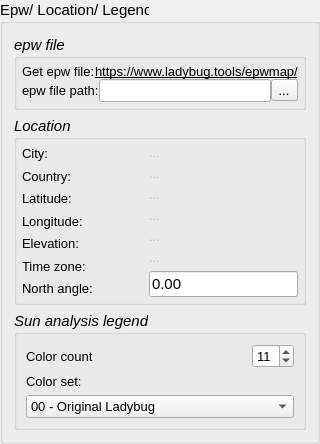
            <widget class="QGroupBox" name="groupBox_epw_location">
             <property name="sizePolicy">
              <sizepolicy hsizetype="Expanding" vsizetype="Minimum">
               <horstretch>0</horstretch>
               <verstretch>0</verstretch>
              </sizepolicy>
             </property>
             <property name="font">
              <font>
               <pointsize>11</pointsize>
               <italic>false</italic>
              </font>
             </property>
             <property name="toolTip">
              <string>Location data get from epw file.</string>
             </property>
             <property name="styleSheet">
              <string notr="true"/>
             </property>
             <property name="title">
              <string>Epw/ Location/ Legend</string>
             </property>
             <layout class="QGridLayout" name="gridLayout_4">
              <item row="0" column="0">
               <widget class="QGroupBox" name="groupBox_epw_file">
                <property name="sizePolicy">
                 <sizepolicy hsizetype="Expanding" vsizetype="Maximum">
                  <horstretch>0</horstretch>
                  <verstretch>0</verstretch>
                 </sizepolicy>
                </property>
                <property name="font">
                 <font>
                  <pointsize>11</pointsize>
                  <italic>true</italic>
                 </font>
                </property>
                <property name="title">
                 <string>epw file</string>
                </property>
                <layout class="QGridLayout" name="gridLayout_6">
                 <property name="leftMargin">
                  <number>5</number>
                 </property>
                 <property name="topMargin">
                  <number>5</number>
                 </property>
                 <property name="rightMargin">
                  <number>5</number>
                 </property>
                 <property name="bottomMargin">
                  <number>5</number>
                 </property>
                 <property name="verticalSpacing">
                  <number>7</number>
                 </property>
                 <item row="1" column="0">
                  <layout class="QVBoxLayout" name="verticalLayout_12">
                   <item>
                    <layout class="QHBoxLayout" name="horizontalLayout_15">
                     <item>
                      <widget class="QLabel" name="label_Get_epw_file">
                       <property name="enabled">
                        <bool>true</bool>
                       </property>
                       <property name="font">
                        <font>
                         <pointsize>10</pointsize>
                         <italic>false</italic>
                        </font>
                       </property>
                       <property name="toolTip">
                        <string>Click the link to get the epw file</string>
                       </property>
                       <property name="text">
                        <string>Get epw file:</string>
                       </property>
                      </widget>
                     </item>
                     <item>
                      <widget class="QLabel" name="label_epw_map_link">
                       <property name="enabled">
                        <bool>true</bool>
                       </property>
                       <property name="sizePolicy">
                        <sizepolicy hsizetype="Maximum" vsizetype="Preferred">
                         <horstretch>0</horstretch>
                         <verstretch>0</verstretch>
                        </sizepolicy>
                       </property>
                       <property name="font">
                        <font>
                         <pointsize>10</pointsize>
                         <italic>false</italic>
                         <underline>true</underline>
                        </font>
                       </property>
                       <property name="toolTip">
                        <string>Click to download the epw file</string>
                       </property>
                       <property name="toolTipDuration">
                        <number>50</number>
                       </property>
                       <property name="frameShape">
                        <enum>QFrame::NoFrame</enum>
                       </property>
                       <property name="frameShadow">
                        <enum>QFrame::Plain</enum>
                       </property>
                       <property name="text">
                        <string>https://www.ladybug.tools/epwmap/</string>
                       </property>
                      </widget>
                     </item>
                    </layout>
                   </item>
                   <item>
                    <layout class="QHBoxLayout" name="horizontalLayout_14">
                     <item>
                      <widget class="QLabel" name="label_epw_path">
                       <property name="enabled">
                        <bool>true</bool>
                       </property>
                       <property name="font">
                        <font>
                         <pointsize>10</pointsize>
                         <italic>false</italic>
                        </font>
                       </property>
                       <property name="toolTip">
                        <string>After downloading the epw file, 
indicate its path on your machine</string>
                       </property>
                       <property name="text">
                        <string>epw file path:</string>
                       </property>
                      </widget>
                     </item>
                     <item>
                      <widget class="QLineEdit" name="lineEdit_epw_path">
                       <property name="enabled">
                        <bool>true</bool>
                       </property>
                       <property name="sizePolicy">
                        <sizepolicy hsizetype="Expanding" vsizetype="Fixed">
                         <horstretch>0</horstretch>
                         <verstretch>0</verstretch>
                        </sizepolicy>
                       </property>
                       <property name="font">
                        <font>
                         <pointsize>10</pointsize>
                         <italic>true</italic>
                        </font>
                       </property>
                       <property name="toolTip">
                        <string>The epw file path on your machine</string>
                       </property>
                      </widget>
                     </item>
                     <item>
                      <widget class="QToolButton" name="toolButton_epw_path">
                       <property name="enabled">
                        <bool>true</bool>
                       </property>
                       <property name="font">
                        <font>
                         <pointsize>10</pointsize>
                         <italic>true</italic>
                        </font>
                       </property>
                       <property name="toolTip">
                        <string>Indicate the path of the epw file</string>
                       </property>
                       <property name="text">
                        <string>...</string>
                       </property>
                      </widget>
                     </item>
                    </layout>
                   </item>
                  </layout>
                 </item>
                </layout>
               </widget>
              </item>
              <item row="1" column="0">
               <widget class="QGroupBox" name="groupBox_location">
                <property name="sizePolicy">
                 <sizepolicy hsizetype="Expanding" vsizetype="Maximum">
                  <horstretch>0</horstretch>
                  <verstretch>0</verstretch>
                 </sizepolicy>
                </property>
                <property name="font">
                 <font>
                  <pointsize>11</pointsize>
                  <italic>true</italic>
                 </font>
                </property>
                <property name="title">
                 <string>Location</string>
                </property>
                <layout class="QGridLayout" name="gridLayout_7">
                 <property name="leftMargin">
                  <number>5</number>
                 </property>
                 <property name="topMargin">
                  <number>5</number>
                 </property>
                 <property name="rightMargin">
                  <number>5</number>
                 </property>
                 <property name="bottomMargin">
                  <number>5</number>
                 </property>
                 <item row="1" column="0">
                  <layout class="QHBoxLayout" name="horizontalLayout">
                   <item>
                    <layout class="QVBoxLayout" name="verticalLayout_2">
                     <item>
                      <widget class="QLabel" name="label_City">
                       <property name="enabled">
                        <bool>true</bool>
                       </property>
                       <property name="sizePolicy">
                        <sizepolicy hsizetype="Maximum" vsizetype="Preferred">
                         <horstretch>0</horstretch>
                         <verstretch>0</verstretch>
                        </sizepolicy>
                       </property>
                       <property name="font">
                        <font>
                         <pointsize>10</pointsize>
                         <italic>false</italic>
                        </font>
                       </property>
                       <property name="text">
                        <string>City:</string>
                       </property>
                      </widget>
                     </item>
                     <item>
                      <widget class="QLabel" name="label_Country">
                       <property name="enabled">
                        <bool>true</bool>
                       </property>
                       <property name="sizePolicy">
                        <sizepolicy hsizetype="Maximum" vsizetype="Preferred">
                         <horstretch>0</horstretch>
                         <verstretch>0</verstretch>
                        </sizepolicy>
                       </property>
                       <property name="font">
                        <font>
                         <pointsize>10</pointsize>
                         <italic>false</italic>
                        </font>
                       </property>
                       <property name="text">
                        <string>Country:</string>
                       </property>
                      </widget>
                     </item>
                     <item>
                      <widget class="QLabel" name="label_Latitude">
                       <property name="enabled">
                        <bool>true</bool>
                       </property>
                       <property name="sizePolicy">
                        <sizepolicy hsizetype="Maximum" vsizetype="Preferred">
                         <horstretch>0</horstretch>
                         <verstretch>0</verstretch>
                        </sizepolicy>
                       </property>
                       <property name="font">
                        <font>
                         <pointsize>10</pointsize>
                         <italic>false</italic>
                        </font>
                       </property>
                       <property name="text">
                        <string>Latitude:</string>
                       </property>
                      </widget>
                     </item>
                     <item>
                      <widget class="QLabel" name="label_Longitude">
                       <property name="enabled">
                        <bool>true</bool>
                       </property>
                       <property name="sizePolicy">
                        <sizepolicy hsizetype="Maximum" vsizetype="Preferred">
                         <horstretch>0</horstretch>
                         <verstretch>0</verstretch>
                        </sizepolicy>
                       </property>
                       <property name="font">
                        <font>
                         <pointsize>10</pointsize>
                         <italic>false</italic>
                        </font>
                       </property>
                       <property name="text">
                        <string>Longitude:</string>
                       </property>
                      </widget>
                     </item>
                     <item>
                      <widget class="QLabel" name="label_Elevation">
                       <property name="enabled">
                        <bool>true</bool>
                       </property>
                       <property name="sizePolicy">
                        <sizepolicy hsizetype="Maximum" vsizetype="Preferred">
                         <horstretch>0</horstretch>
                         <verstretch>0</verstretch>
                        </sizepolicy>
                       </property>
                       <property name="font">
                        <font>
                         <pointsize>10</pointsize>
                         <italic>false</italic>
                        </font>
                       </property>
                       <property name="text">
                        <string>Elevation:</string>
                       </property>
                      </widget>
                     </item>
                     <item>
                      <widget class="QLabel" name="label_Time_zone">
                       <property name="enabled">
                        <bool>true</bool>
                       </property>
                       <property name="sizePolicy">
                        <sizepolicy hsizetype="Maximum" vsizetype="Preferred">
                         <horstretch>0</horstretch>
                         <verstretch>0</verstretch>
                        </sizepolicy>
                       </property>
                       <property name="font">
                        <font>
                         <pointsize>10</pointsize>
                         <italic>false</italic>
                        </font>
                       </property>
                       <property name="text">
                        <string>Time zone:</string>
                       </property>
                      </widget>
                     </item>
                     <item>
                      <widget class="QLabel" name="label_North_angle">
                       <property name="enabled">
                        <bool>true</bool>
                       </property>
                       <property name="sizePolicy">
                        <sizepolicy hsizetype="Maximum" vsizetype="Preferred">
                         <horstretch>0</horstretch>
                         <verstretch>0</verstretch>
                        </sizepolicy>
                       </property>
                       <property name="font">
                        <font>
                         <pointsize>10</pointsize>
                         <italic>false</italic>
                        </font>
                       </property>
                       <property name="toolTip">
                        <string>Indicate the true north.
Clockwise with zero in 
the direction of the y-axis</string>
                       </property>
                       <property name="text">
                        <string>North angle:</string>
                       </property>
                      </widget>
                     </item>
                    </layout>
                   </item>
                   <item>
                    <spacer name="horizontalSpacer">
                     <property name="orientation">
                      <enum>Qt::Horizontal</enum>
                     </property>
                     <property name="sizeType">
                      <enum>QSizePolicy::Fixed</enum>
                     </property>
                     <property name="sizeHint" stdset="0">
                      <size>
                       <width>50</width>
                       <height>20</height>
                      </size>
                     </property>
                    </spacer>
                   </item>
                   <item>
                    <layout class="QVBoxLayout" name="verticalLayout_6">
                     <item>
                      <widget class="QLabel" name="label_city_value">
                       <property name="enabled">
                        <bool>false</bool>
                       </property>
                       <property name="font">
                        <font>
                         <pointsize>10</pointsize>
                         <italic>false</italic>
                        </font>
                       </property>
                       <property name="text">
                        <string>...</string>
                       </property>
                      </widget>
                     </item>
                     <item>
                      <widget class="QLabel" name="label_country_value">
                       <property name="enabled">
                        <bool>false</bool>
                       </property>
                       <property name="font">
                        <font>
                         <pointsize>10</pointsize>
                         <italic>false</italic>
                        </font>
                       </property>
                       <property name="text">
                        <string>...</string>
                       </property>
                      </widget>
                     </item>
                     <item>
                      <widget class="QLabel" name="label_latitude_value">
                       <property name="enabled">
                        <bool>false</bool>
                       </property>
                       <property name="font">
                        <font>
                         <pointsize>10</pointsize>
                         <italic>false</italic>
                        </font>
                       </property>
                       <property name="text">
                        <string>...</string>
                       </property>
                      </widget>
                     </item>
                     <item>
                      <widget class="QLabel" name="label_longitude_value">
                       <property name="enabled">
                        <bool>false</bool>
                       </property>
                       <property name="font">
                        <font>
                         <pointsize>10</pointsize>
                         <italic>false</italic>
                        </font>
                       </property>
                       <property name="text">
                        <string>...</string>
                       </property>
                      </widget>
                     </item>
                     <item>
                      <widget class="QLabel" name="label_elevation_value">
                       <property name="enabled">
                        <bool>false</bool>
                       </property>
                       <property name="font">
                        <font>
                         <pointsize>10</pointsize>
                         <italic>false</italic>
                        </font>
                       </property>
                       <property name="text">
                        <string>...</string>
                       </property>
                      </widget>
                     </item>
                     <item>
                      <widget class="QLabel" name="label_time_zone_value">
                       <property name="enabled">
                        <bool>false</bool>
                       </property>
                       <property name="font">
                        <font>
                         <pointsize>10</pointsize>
                         <italic>false</italic>
                        </font>
                       </property>
                       <property name="text">
                        <string>...</string>
                       </property>
                      </widget>
                     </item>
                     <item>
                      <widget class="QLineEdit" name="lineEdit_North_angle">
                       <property name="enabled">
                        <bool>true</bool>
                       </property>
                       <property name="sizePolicy">
                        <sizepolicy hsizetype="Expanding" vsizetype="Fixed">
                         <horstretch>0</horstretch>
                         <verstretch>0</verstretch>
                        </sizepolicy>
                       </property>
                       <property name="font">
                        <font>
                         <pointsize>11</pointsize>
                         <italic>false</italic>
                        </font>
                       </property>
                       <property name="toolTip">
                        <string>Indicate the true north.
Clockwise with zero in 
the direction of the y-axis</string>
                       </property>
                       <property name="layoutDirection">
                        <enum>Qt::LeftToRight</enum>
                       </property>
                       <property name="text">
                        <string>0.00</string>
                       </property>
                      </widget>
                     </item>
                    </layout>
                   </item>
                  </layout>
                 </item>
                </layout>
               </widget>
              </item>
              <item row="2" column="0">
               <widget class="QGroupBox" name="groupBox_Legend">
                <property name="sizePolicy">
                 <sizepolicy hsizetype="Expanding" vsizetype="Maximum">
                  <horstretch>0</horstretch>
                  <verstretch>0</verstretch>
                 </sizepolicy>
                </property>
                <property name="font">
                 <font>
                  <pointsize>11</pointsize>
                  <italic>true</italic>
                 </font>
                </property>
                <property name="title">
                 <string>Sun analysis legend</string>
                </property>
                <layout class="QGridLayout" name="gridLayout_2">
                 <item row="2" column="0">
                  <widget class="QComboBox" name="comboBox_color_set">
                   <property name="sizePolicy">
                    <sizepolicy hsizetype="Expanding" vsizetype="Fixed">
                     <horstretch>0</horstretch>
                     <verstretch>0</verstretch>
                    </sizepolicy>
                   </property>
                   <property name="font">
                    <font>
                     <pointsize>10</pointsize>
                     <italic>false</italic>
                    </font>
                   </property>
                   <property name="toolTip">
                    <string>Choose the legend color set.</string>
                   </property>
                   <item>
                    <property name="text">
                     <string>00 - Original Ladybug</string>
                    </property>
                   </item>
                   <item>
                    <property name="text">
                     <string>01 - Nuanced Ladybug</string>
                    </property>
                   </item>
                   <item>
                    <property name="text">
                     <string>02 - Multi-colored Ladybug</string>
                    </property>
                   </item>
                   <item>
                    <property name="text">
                     <string>03 - Ecotect</string>
                    </property>
                   </item>
                   <item>
                    <property name="text">
                     <string>04 - View Study</string>
                    </property>
                   </item>
                   <item>
                    <property name="text">
                     <string>05 - Shadow Study</string>
                    </property>
                   </item>
                   <item>
                    <property name="text">
                     <string>06 - Glare Study</string>
                    </property>
                   </item>
                   <item>
                    <property name="text">
                     <string>07 - Annual Comfort</string>
                    </property>
                   </item>
                   <item>
                    <property name="text">
                     <string>08 - Thermal Comfort</string>
                    </property>
                   </item>
                   <item>
                    <property name="text">
                     <string>09 - Peak Load Balance</string>
                    </property>
                   </item>
                   <item>
                    <property name="text">
                     <string>10 - Heat Sensation</string>
                    </property>
                   </item>
                   <item>
                    <property name="text">
                     <string>11 - Cold Sensation</string>
                    </property>
                   </item>
                   <item>
                    <property name="text">
                     <string>12 - Benefit/Harm</string>
                    </property>
                   </item>
                   <item>
                    <property name="text">
                     <string>13 - Harm</string>
                    </property>
                   </item>
                   <item>
                    <property name="text">
                     <string>14 - Benefit</string>
                    </property>
                   </item>
                   <item>
                    <property name="text">
                     <string>15 - Shade Benefit/Harm</string>
                    </property>
                   </item>
                   <item>
                    <property name="text">
                     <string>16 - Shade Harm</string>
                    </property>
                   </item>
                   <item>
                    <property name="text">
                     <string>17 - Shade Benefit</string>
                    </property>
                   </item>
                   <item>
                    <property name="text">
                     <string>18 - Energy Balance</string>
                    </property>
                   </item>
                   <item>
                    <property name="text">
                     <string>19 - Energy Balance w/ Storage</string>
                    </property>
                   </item>
                   <item>
                    <property name="text">
                     <string>20 - THERM</string>
                    </property>
                   </item>
                   <item>
                    <property name="text">
                     <string>21 - Cloud Cover</string>
                    </property>
                   </item>
                   <item>
                    <property name="text">
                     <string>22 - Black to White</string>
                    </property>
                   </item>
                   <item>
                    <property name="text">
                     <string>23 - Blue, Green, Red</string>
                    </property>
                   </item>
                   <item>
                    <property name="text">
                     <string>24 - Multicolored 2</string>
                    </property>
                   </item>
                   <item>
                    <property name="text">
                     <string>25 - Multicolored 3</string>
                    </property>
                   </item>
                   <item>
                    <property name="text">
                     <string>26 - OpenStudio Palette</string>
                    </property>
                   </item>
                   <item>
                    <property name="text">
                     <string>27 - Cividis (colorblind friendly)</string>
                    </property>
                   </item>
                   <item>
                    <property name="text">
                     <string>28 - Viridis (colorblind friendly)</string>
                    </property>
                   </item>
                   <item>
                    <property name="text">
                     <string>29 - Parula (colorblind friendly)</string>
                    </property>
                   </item>
                   <item>
                    <property name="text">
                     <string>30 - Energy Balance by Face Type</string>
                    </property>
                   </item>
                   <item>
                    <property name="text">
                     <string>31 - Peak Cooling by Face Type</string>
                    </property>
                   </item>
                   <item>
                    <property name="text">
                     <string>32 - Peak Hating by Face Type</string>
                    </property>
                   </item>
                  </widget>
                 </item>
                 <item row="1" column="0">
                  <widget class="QLabel" name="label_color_set">
                   <property name="font">
                    <font>
                     <pointsize>10</pointsize>
                     <italic>false</italic>
                    </font>
                   </property>
                   <property name="text">
                    <string>Color set:</string>
                   </property>
                  </widget>
                 </item>
                 <item row="0" column="0">
                  <layout class="QHBoxLayout" name="horizontalLayout_11">
                   <item>
                    <widget class="QLabel" name="label_color_count">
                     <property name="font">
                      <font>
                       <pointsize>10</pointsize>
                       <italic>false</italic>
                      </font>
                     </property>
                     <property name="toolTip">
                      <string>Indicate the legend number of colors
(default: 11).</string>
                     </property>
                     <property name="text">
                      <string>Color count</string>
                     </property>
                    </widget>
                   </item>
                   <item>
                    <spacer name="horizontalSpacer_3">
                     <property name="orientation">
                      <enum>Qt::Horizontal</enum>
                     </property>
                     <property name="sizeHint" stdset="0">
                      <size>
                       <width>40</width>
                       <height>20</height>
                      </size>
                     </property>
                    </spacer>
                   </item>
                   <item>
                    <widget class="QSpinBox" name="spinBox_color_count">
                     <property name="font">
                      <font>
                       <pointsize>10</pointsize>
                       <italic>false</italic>
                      </font>
                     </property>
                     <property name="minimum">
                      <number>1</number>
                     </property>
                     <property name="maximum">
                      <number>20</number>
                     </property>
                     <property name="value">
                      <number>11</number>
                     </property>
                    </widget>
                   </item>
                  </layout>
                 </item>
                </layout>
               </widget>
              </item>
             </layout>
            </widget>
